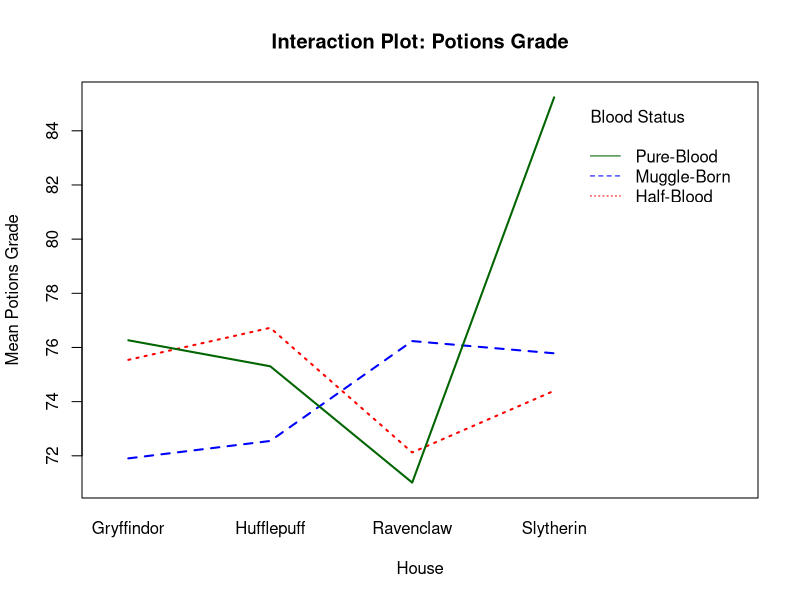
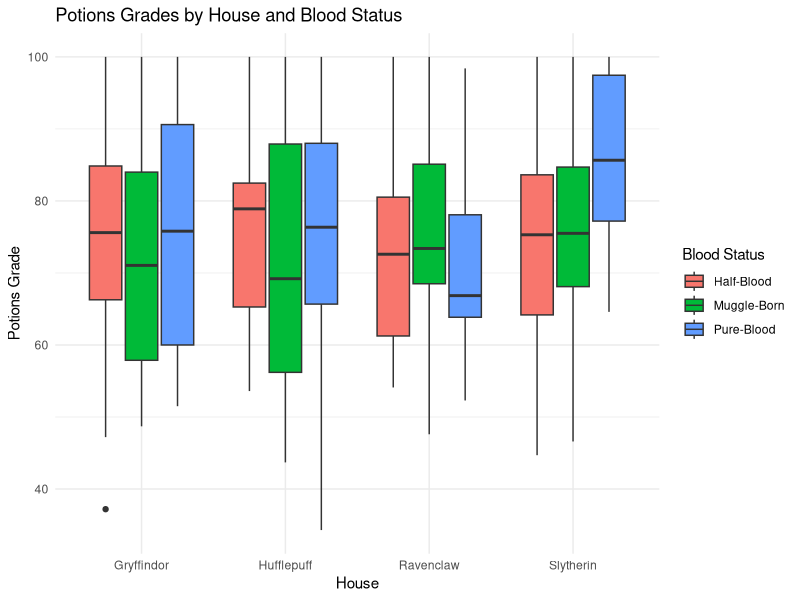

The R source for these figures, in order:
# ============================================================
# Script 16: Factorial ANOVA and Interaction Effects
# Dataset: Hogwarts Student Records
# Course: PhD Multiple Regression / Advanced Stats
# ============================================================
# Topics Covered:
#   - Two-way (factorial) ANOVA
#   - Main effects and interaction effects
#   - Interpreting interaction plots
#   - Simple effects analysis
#   - Effect sizes (eta-squared, partial eta-squared)
# ============================================================

# --- Step 1: Load the Data ---
hogwarts <- read.csv("16_hogwarts_student_records.csv")

# --- Step 2: Overview ---
str(hogwarts)
head(hogwarts)

table(hogwarts$house)
table(hogwarts$blood_status)

# --- Step 3: Research Question ---
# Do potions grades differ by house and blood status?
# Is there an interaction between house and blood status?

# Convert to factors
hogwarts$house <- factor(hogwarts$house)
hogwarts$blood_status <- factor(hogwarts$blood_status)

# --- Step 4: Descriptive Statistics ---
# Cell means
aggregate(potions_grade ~ house + blood_status,
          data = hogwarts, FUN = mean)

# Marginal means (main effects)
tapply(hogwarts$potions_grade, hogwarts$house, mean)
tapply(hogwarts$potions_grade, hogwarts$blood_status, mean)

# --- Step 5: Two-Way ANOVA ---
anova_model <- aov(potions_grade ~ house * blood_status, data = hogwarts)
summary(anova_model)

# The * operator includes:
#   - Main effect of house
#   - Main effect of blood_status
#   - Interaction (house:blood_status)

# Interpretation:
#   Main effect of house: do houses differ (averaging across blood status)?
#   Main effect of blood_status: do blood statuses differ (averaging across houses)?
#   Interaction: does the effect of one factor depend on the level of the other?

# --- Step 6: Interaction Plot ---
interaction.plot(hogwarts$house, hogwarts$blood_status,
                 hogwarts$potions_grade,
                 main = "Interaction Plot: Potions Grade",
                 xlab = "House",
                 ylab = "Mean Potions Grade",
                 col = c("red", "blue", "darkgreen"),
                 lwd = 2,
                 legend = TRUE,
                 trace.label = "Blood Status")

# If lines are parallel: no interaction
# If lines cross or diverge: interaction present

# --- Step 7: Effect Sizes ---
# Eta-squared for each effect
anova_table <- summary(anova_model)[[1]]
ss_values <- anova_table[, "Sum Sq"]
ss_total <- sum(ss_values)

cat("Eta-squared:\n")
cat("  House:", ss_values[1] / ss_total, "\n")
cat("  Blood Status:", ss_values[2] / ss_total, "\n")
cat("  Interaction:", ss_values[3] / ss_total, "\n")
cat("  Residual:", ss_values[4] / ss_total, "\n")

# --- Step 8: Post-Hoc Comparisons ---
TukeyHSD(anova_model, which = "house")
TukeyHSD(anova_model, which = "blood_status")

# --- Step 9: Another Outcome Variable ---
# Does defense against dark arts differ by house and year?
hogwarts$year <- factor(hogwarts$year)

anova2 <- aov(defense_dark_arts_grade ~ house * year, data = hogwarts)
summary(anova2)

# --- Step 10: Visualize with ggplot2 ---
library(ggplot2)

ggplot(hogwarts, aes(x = house, y = potions_grade, fill = blood_status)) +
  geom_boxplot() +
  labs(title = "Potions Grades by House and Blood Status",
       x = "House",
       y = "Potions Grade",
       fill = "Blood Status") +
  theme_minimal()

# ============================================================
# Practice on Your Own:
#   1. Run a factorial ANOVA on charms_grade ~ house * blood_status
#   2. Create the interaction plot -- is there an interaction?
#   3. Calculate eta-squared for each effect
# ============================================================
